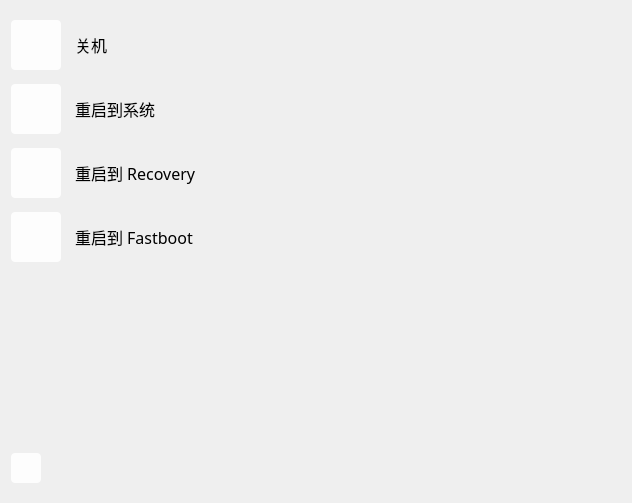
<?xml version="1.0" encoding="UTF-8"?>
<ui version="4.0">
 <class>sp_devControl_power</class>
 <widget class="QWidget" name="sp_devControl_power">
  <property name="geometry">
   <rect>
    <x>0</x>
    <y>0</y>
    <width>632</width>
    <height>503</height>
   </rect>
  </property>
  <property name="windowTitle">
   <string>Form</string>
  </property>
  <layout class="QHBoxLayout" name="horizontalLayout_6">
   <property name="leftMargin">
    <number>0</number>
   </property>
   <property name="rightMargin">
    <number>0</number>
   </property>
   <item>
    <widget class="QWidget" name="widget" native="true">
     <property name="styleSheet">
      <string notr="true">border-radius: 4px;
background-color: rgba(255, 255, 255, 0);
border:0px solid #BDBDBD;</string>
     </property>
     <layout class="QVBoxLayout" name="verticalLayout_2">
      <property name="leftMargin">
       <number>11</number>
      </property>
      <property name="rightMargin">
       <number>11</number>
      </property>
      <item>
       <layout class="QVBoxLayout" name="verticalLayout">
        <property name="spacing">
         <number>14</number>
        </property>
        <item>
         <layout class="QHBoxLayout" name="horizontalLayout_3">
          <item>
           <widget class="QPushButton" name="btn_powerDown">
            <property name="minimumSize">
             <size>
              <width>50</width>
              <height>50</height>
             </size>
            </property>
            <property name="maximumSize">
             <size>
              <width>50</width>
              <height>50</height>
             </size>
            </property>
            <property name="font">
             <font/>
            </property>
            <property name="styleSheet">
             <string notr="true">QPushButton{background-color:rgba(255,255,255,0.9);border-radius:4px;border:0px;}
QPushButton:hover{background-color:rgba(255,255,255,0.7);}
QPushButton:pressed{background-color:rgba(255,255,255,0.6);}</string>
            </property>
            <property name="text">
             <string/>
            </property>
            <property name="icon">
             <iconset resource="../../ico.qrc">
              <normaloff>:/ico/image/ico/shut-down-line.svg</normaloff>:/ico/image/ico/shut-down-line.svg</iconset>
            </property>
           </widget>
          </item>
          <item>
           <widget class="QLabel" name="label_2">
            <property name="minimumSize">
             <size>
              <width>0</width>
              <height>50</height>
             </size>
            </property>
            <property name="maximumSize">
             <size>
              <width>16777215</width>
              <height>50</height>
             </size>
            </property>
            <property name="font">
             <font>
              <family>MiSans Normal</family>
              <pointsize>12</pointsize>
             </font>
            </property>
            <property name="text">
             <string>关机</string>
            </property>
           </widget>
          </item>
         </layout>
        </item>
        <item>
         <layout class="QHBoxLayout" name="horizontalLayout_2">
          <item>
           <widget class="QPushButton" name="btn_rebootToSystem">
            <property name="minimumSize">
             <size>
              <width>50</width>
              <height>50</height>
             </size>
            </property>
            <property name="maximumSize">
             <size>
              <width>50</width>
              <height>50</height>
             </size>
            </property>
            <property name="font">
             <font/>
            </property>
            <property name="styleSheet">
             <string notr="true">QPushButton{background-color:rgba(255,255,255,0.9);border-radius:4px;border:0px;}
QPushButton:hover{background-color:rgba(255,255,255,0.7);}
QPushButton:pressed{background-color:rgba(255,255,255,0.6);}</string>
            </property>
            <property name="text">
             <string/>
            </property>
            <property name="icon">
             <iconset resource="../../ico.qrc">
              <normaloff>:/ico/image/ico/android-line.svg</normaloff>:/ico/image/ico/android-line.svg</iconset>
            </property>
           </widget>
          </item>
          <item>
           <widget class="QLabel" name="label">
            <property name="minimumSize">
             <size>
              <width>0</width>
              <height>50</height>
             </size>
            </property>
            <property name="maximumSize">
             <size>
              <width>16777215</width>
              <height>50</height>
             </size>
            </property>
            <property name="font">
             <font>
              <family>MiSans Normal</family>
              <pointsize>12</pointsize>
             </font>
            </property>
            <property name="text">
             <string>重启到系统</string>
            </property>
           </widget>
          </item>
         </layout>
        </item>
        <item>
         <layout class="QHBoxLayout" name="horizontalLayout_4">
          <item>
           <widget class="QPushButton" name="btn_rebootToRecovery">
            <property name="minimumSize">
             <size>
              <width>50</width>
              <height>50</height>
             </size>
            </property>
            <property name="maximumSize">
             <size>
              <width>50</width>
              <height>50</height>
             </size>
            </property>
            <property name="font">
             <font/>
            </property>
            <property name="styleSheet">
             <string notr="true">QPushButton{background-color:rgba(255,255,255,0.9);border-radius:4px;border:0px;}
QPushButton:hover{background-color:rgba(255,255,255,0.7);}
QPushButton:pressed{background-color:rgba(255,255,255,0.6);}</string>
            </property>
            <property name="text">
             <string/>
            </property>
            <property name="icon">
             <iconset resource="../../ico.qrc">
              <normaloff>:/ico/image/ico/device-recover-line.svg</normaloff>:/ico/image/ico/device-recover-line.svg</iconset>
            </property>
           </widget>
          </item>
          <item>
           <widget class="QLabel" name="label_3">
            <property name="minimumSize">
             <size>
              <width>0</width>
              <height>50</height>
             </size>
            </property>
            <property name="maximumSize">
             <size>
              <width>16777215</width>
              <height>50</height>
             </size>
            </property>
            <property name="font">
             <font>
              <family>MiSans Normal</family>
              <pointsize>12</pointsize>
             </font>
            </property>
            <property name="text">
             <string>重启到 Recovery</string>
            </property>
           </widget>
          </item>
         </layout>
        </item>
        <item>
         <layout class="QHBoxLayout" name="horizontalLayout_5">
          <item>
           <widget class="QPushButton" name="btn_rebootToFastboot">
            <property name="minimumSize">
             <size>
              <width>50</width>
              <height>50</height>
             </size>
            </property>
            <property name="maximumSize">
             <size>
              <width>50</width>
              <height>50</height>
             </size>
            </property>
            <property name="font">
             <font/>
            </property>
            <property name="styleSheet">
             <string notr="true">QPushButton{background-color:rgba(255,255,255,0.9);border-radius:4px;border:0px;}
QPushButton:hover{background-color:rgba(255,255,255,0.7);}
QPushButton:pressed{background-color:rgba(255,255,255,0.6);}</string>
            </property>
            <property name="text">
             <string/>
            </property>
            <property name="icon">
             <iconset resource="../../ico.qrc">
              <normaloff>:/ico/image/ico/dvd-line.svg</normaloff>:/ico/image/ico/dvd-line.svg</iconset>
            </property>
           </widget>
          </item>
          <item>
           <widget class="QLabel" name="label_4">
            <property name="minimumSize">
             <size>
              <width>0</width>
              <height>50</height>
             </size>
            </property>
            <property name="maximumSize">
             <size>
              <width>16777215</width>
              <height>50</height>
             </size>
            </property>
            <property name="font">
             <font>
              <family>MiSans Normal</family>
              <pointsize>12</pointsize>
             </font>
            </property>
            <property name="text">
             <string>重启到 Fastboot</string>
            </property>
           </widget>
          </item>
         </layout>
        </item>
        <item>
         <spacer name="verticalSpacer">
          <property name="orientation">
           <enum>Qt::Vertical</enum>
          </property>
          <property name="sizeHint" stdset="0">
           <size>
            <width>20</width>
            <height>40</height>
           </size>
          </property>
         </spacer>
        </item>
        <item>
         <layout class="QHBoxLayout" name="horizontalLayout">
          <item>
           <widget class="QPushButton" name="back_to_basePage">
            <property name="minimumSize">
             <size>
              <width>30</width>
              <height>30</height>
             </size>
            </property>
            <property name="maximumSize">
             <size>
              <width>30</width>
              <height>30</height>
             </size>
            </property>
            <property name="styleSheet">
             <string notr="true">QPushButton{background-color:rgba(255,255,255,0.9);border-radius:4px;border:0px;}
QPushButton:hover{background-color:rgba(255,255,255,0.7);}
QPushButton:pressed{background-color:rgba(255,255,255,0.6);}</string>
            </property>
            <property name="text">
             <string/>
            </property>
            <property name="icon">
             <iconset resource="../../ico.qrc">
              <normaloff>:/ico/image/ico/arrow-left-line.svg</normaloff>:/ico/image/ico/arrow-left-line.svg</iconset>
            </property>
            <property name="iconSize">
             <size>
              <width>18</width>
              <height>18</height>
             </size>
            </property>
           </widget>
          </item>
          <item>
           <spacer name="horizontalSpacer">
            <property name="orientation">
             <enum>Qt::Horizontal</enum>
            </property>
            <property name="sizeHint" stdset="0">
             <size>
              <width>40</width>
              <height>20</height>
             </size>
            </property>
           </spacer>
          </item>
         </layout>
        </item>
       </layout>
      </item>
     </layout>
    </widget>
   </item>
  </layout>
 </widget>
 <resources>
  <include location="../../ico.qrc"/>
 </resources>
 <connections/>
</ui>
